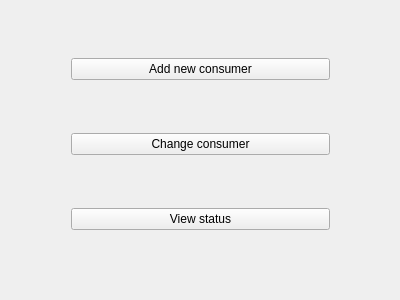
<?xml version="1.0" encoding="UTF-8"?>
<ui version="4.0">
 <class>MainWindow</class>
 <widget class="QMainWindow" name="MainWindow">
  <property name="geometry">
   <rect>
    <x>0</x>
    <y>0</y>
    <width>400</width>
    <height>300</height>
   </rect>
  </property>
  <property name="windowTitle">
   <string>MainWindow</string>
  </property>
  <widget class="QWidget" name="centralWidget">
   <widget class="QWidget" name="verticalLayoutWidget">
    <property name="geometry">
     <rect>
      <x>60</x>
      <y>0</y>
      <width>281</width>
      <height>291</height>
     </rect>
    </property>
    <layout class="QVBoxLayout" name="verticalLayout">
     <item>
      <widget class="QPushButton" name="addNewConsumerButton">
       <property name="text">
        <string>Add new consumer</string>
       </property>
      </widget>
     </item>
     <item>
      <widget class="QPushButton" name="changeConsumerButton">
       <property name="text">
        <string>Change consumer</string>
       </property>
      </widget>
     </item>
     <item>
      <widget class="QPushButton" name="viewStatusButton">
       <property name="text">
        <string>View status</string>
       </property>
      </widget>
     </item>
    </layout>
   </widget>
  </widget>
 </widget>
 <layoutdefault spacing="6" margin="11"/>
 <resources/>
 <connections/>
</ui>
